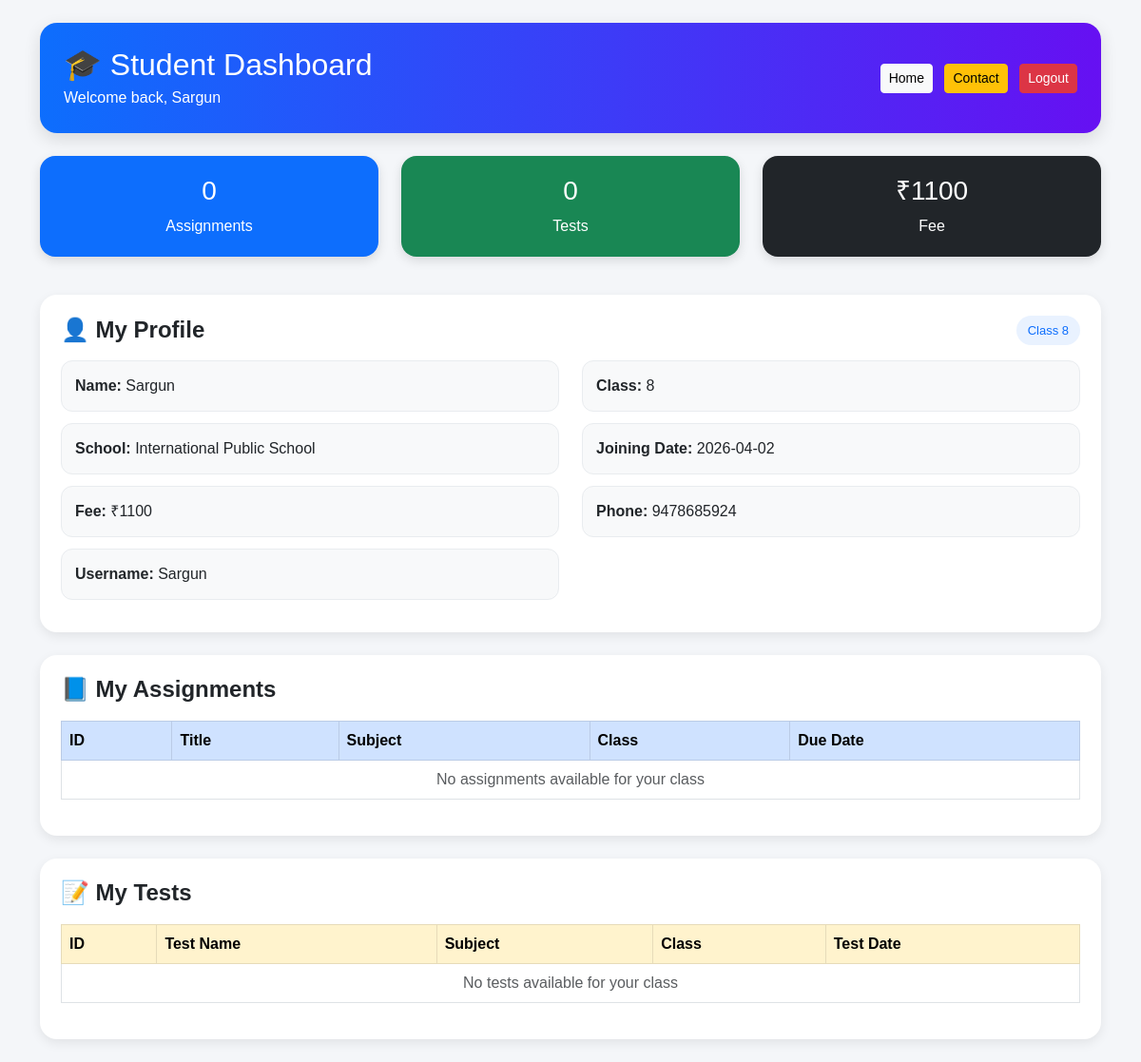
/student (signed in), run on the app's committed database.
### tables this page shows
CREATE TABLE students (
            id INTEGER PRIMARY KEY AUTOINCREMENT,
            name TEXT,
            class TEXT,
            school TEXT,
            joining_date TEXT,
            fee INTEGER,
            phone TEXT,
            username TEXT UNIQUE
        );

### app.py (the view)
@app.route("/student")
def student_dashboard():
    if not student_required():
        return redirect(url_for("login"))
    username = session["user"]
    conn = get_connection()
    cur = conn.cursor()
    cur.execute("SELECT * FROM students WHERE username = ?", (username,))
    student = cur.fetchone()
    if not student:
        conn.close()
        return "❌ Student record not found."
    cur.execute("SELECT * FROM assignments WHERE class = ?", (student["class"],))
    assignments = cur.fetchall()
    cur.execute("SELECT * FROM tests WHERE class = ?", (student["class"],))
    tests = cur.fetchall()
    conn.close()
    return render_template(
        "student.html",
        student=student,
        assignments=assignments,
        tests=tests
    )

### app.py (called while the page is built)
def get_connection():
    conn = sqlite3.connect(DB_PATH)
    conn.row_factory = sqlite3.Row
    return conn

def login_required():
    return "role" in session and "user" in session

def student_required():
    return login_required() and session.get("role") == "student"

### templates/student.html (shortened to what this page needs)
<!DOCTYPE html>
<html lang="en">
<head>
    <link rel="stylesheet" href="https://cdn.jsdelivr.net/npm/bootstrap@5.3.0/dist/css/bootstrap.min.css">
</head>
<body>
<div class="container py-4">
    <div class="topbar mb-4">
        <div class="d-flex flex-column flex-md-row justify-content-between align-items-md-center">
            <div>
                <h2 class="mb-1">🎓 Student Dashboard</h2>
                <p class="mb-0">Welcome back, {{ student[1] }}</p>
            </div>
            <div class="mt-3 mt-md-0">
                <a href="/" class="btn btn-light btn-sm me-2">Home</a>
                <a href="/contact" class="btn btn-warning btn-sm me-2">Contact</a>
                <a href="/logout" class="btn btn-danger btn-sm">Logout</a>
            </div>
        </div>
    </div>
    <div class="row mb-4">
        <div class="col-md-4 mb-3">
            <div class="stat-card bg-primary">
                <h3>{{ assignments|length }}</h3>
                <p class="mb-0">Assignments</p>
            </div>
        </div>
        <div class="col-md-4 mb-3">
            <div class="stat-card bg-success">
                <h3>{{ tests|length }}</h3>
                <p class="mb-0">Tests</p>
            </div>
        </div>
        <div class="col-md-4 mb-3">
            <div class="stat-card bg-dark">
                <h3>₹{{ student[5] }}</h3>
                <p class="mb-0">Fee</p>
            </div>
        </div>
    </div>
    <div class="card-box mb-4">
        <div class="d-flex justify-content-between align-items-center mb-3">
            <h4 class="section-title mb-0">👤 My Profile</h4>
            <span class="badge-soft">Class {{ student[2] }}</span>
        </div>
        <div class="row">
            <div class="col-md-6">
                <div class="info-box">
                    <strong>Name:</strong> {{ student[1] }}
                </div>
            </div>
            <div class="col-md-6">
                <div class="info-box">
                    <strong>Class:</strong> {{ student[2] }}
                </div>
            </div>
            <div class="col-md-6">
                <div class="info-box">
                    <strong>School:</strong> {{ student[3] }}
                </div>
            </div>
            <div class="col-md-6">
                <div class="info-box">
                    <strong>Joining Date:</strong> {{ student[4] }}
                </div>
            </div>
            <div class="col-md-6">
                <div class="info-box">
                    <strong>Fee:</strong> ₹{{ student[5] }}
                </div>
            </div>
            <div class="col-md-6">
                <div class="info-box">
                    <strong>Phone:</strong> {{ student[6] }}
                </div>
            </div>
            <div class="col-md-6">
                <div class="info-box">
                    <strong>Username:</strong> {{ student[7] }}
                </div>
            </div>
        </div>
    </div>
    <div class="card-box mb-4">
        <h4 class="section-title">📘 My Assignments</h4>
        <div class="table-responsive">
            <table class="table table-bordered table-hover align-middle">
                <thead class="table-primary">
                    <tr>
                        <th>ID</th>
                        <th>Title</th>
                        <th>Subject</th>
                        <th>Class</th>
                        <th>Due Date</th>
                    </tr>
                </thead>
                <tbody>
                    {% if assignments %}
                        {% for a in assignments %}
                        <tr>
                            <td>{{ a[0] }}</td>
                            <td>{{ a[1] }}</td>
                            <td>{{ a[2] }}</td>
                            <td>{{ a[3] }}</td>
                            <td>{{ a[4] }}</td>
                        </tr>
                        {% endfor %}
                    {% else %}
                        <tr>
                            <td colspan="5" class="text-center text-muted">
                                No assignments available for your class
                            </td>
                        </tr>
                    {% endif %}
                </tbody>
            </table>
        </div>
    </div>
    <div class="card-box">
        <h4 class="section-title">📝 My Tests</h4>
        <div class="table-responsive">
            <table class="table table-bordered table-hover align-middle">
                <thead class="table-warning">
                    <tr>
                        <th>ID</th>
                        <th>Test Name</th>
                        <th>Subject</th>
                        <th>Class</th>
                        <th>Test Date</th>
                    </tr>
                </thead>
                <tbody>
                    {% if tests %}
                        {% for t in tests %}
                        <tr>
                            <td>{{ t[0] }}</td>
                            <td>{{ t[1] }}</td>
                            <td>{{ t[2] }}</td>
                            <td>{{ t[3] }}</td>
                            <td>{{ t[4] }}</td>
                        </tr>
                        {% endfor %}
                    {% else %}
                        <tr>
                            <td colspan="5" class="text-center text-muted">
                                No tests available for your class
                            </td>
                        </tr>
                    {% endif %}
                </tbody>
            </table>
        </div>
    </div>
</div>
</body>
</html>

### templates/student.html (style rules this page uses)
body { background: #f4f6f9; font-family: Arial, sans-serif; }
.topbar { background: linear-gradient(90deg, #0d6efd, #6610f2); color: white; border-radius: 18px; padding: 25px; box-shadow: 0px 6px 18px rgba(0,0,0,0.12); }
.card-box { background: white; border-radius: 18px; box-shadow: 0px 4px 12px rgba(0,0,0,0.08); padding: 22px; }
.stat-card { border-radius: 16px; color: white; padding: 20px; text-align: center; box-shadow: 0px 4px 12px rgba(0,0,0,0.12); }
.info-box { background: #f8f9fa; border-radius: 12px; padding: 14px; margin-bottom: 12px; border: 1px solid #e9ecef; }
.section-title { font-weight: 700; margin-bottom: 18px; }
.table thead th { vertical-align: middle; }
.badge-soft { background: #e9f2ff; color: #0d6efd; padding: 6px 12px; border-radius: 20px; font-size: 13px; }

### data on the page
students: name "Sargun", fee "1100", class "8", school "International Public School", joining_date "2026-04-02", phone "9478685924", username "Sargun"

### other printed values
{{ assignments|length }} "0"
{{ tests|length }} "0"
